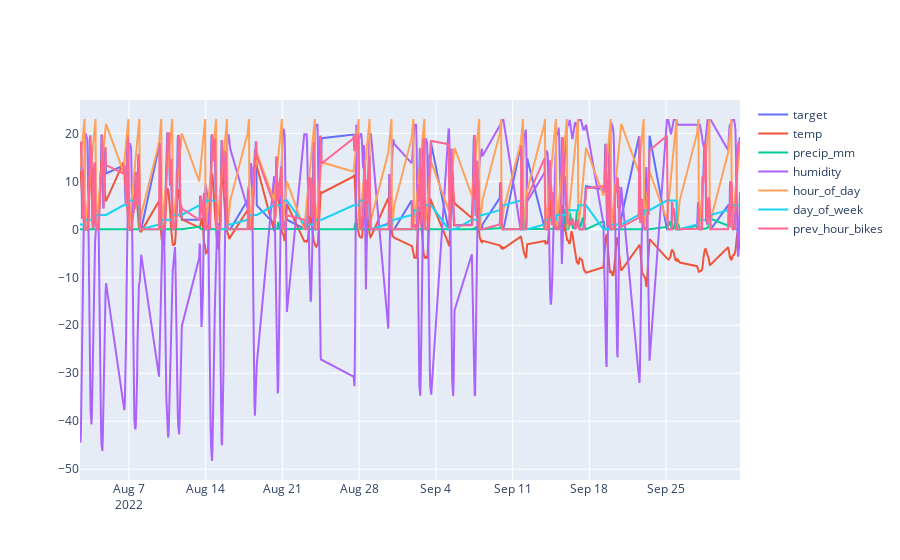

Here is the notebook cell this chart was saved with:
### Code cell
date_time, x, y,y2 = load_bikes(predict_hour=1)

#plot using plotyly
import plotly.graph_objects as go
fig = go.Figure()
fig.add_trace(go.Scatter(x=date_time, y=y,
                    mode='lines',
                    name='target'))
#names     features = np.stack([temp, rain,precip_mm, clouds, weekday, hour_of_day,day_of_week,traffic_volume], axis=-1)
#temp,precip_mm,humidity, hour_of_day,day_of_week,traffic_volume
names = ["temp","precip_mm","humidity","hour_of_day","day_of_week","prev_hour_bikes"]
for i in range(0,x.shape[1]):
    fig.add_trace(go.Scatter(x=date_time, y=x[:,i],
                    mode='lines',
                    name=names[i]))
    


fig.show()


#plot coorelation beetwen target and features using plotly
df = pd.DataFrame(x, columns=names)
df["target"] = y
corr = df.corr()

plt.figure(figsize=(10,10))
sns.heatmap(corr, annot=True, cmap="coolwarm")

print(corr["target"].sort_values(ascending=False))

df2 = pd.DataFrame(x, columns=names)
df2["target"] = y2
corr = df2.corr()

plt.figure(figsize=(10,10))
sns.heatmap(corr, annot=True, cmap="coolwarm")

print(corr["target"].sort_values(ascending=False))

### Figure 1 — Plotly figure (JSON) as saved in the notebook; plotly's stock layout.template omitted (floating-point values rounded to 4 significant figures; data arrays with more than 128 entries replaced by an {"elided": "..."} marker saying what was removed)
{"data": [{"mode": "lines", "name": "target", "type": "scatter", "x": {"elided": "710 str values"}, "y": {"elided": "710 float values"}}, {"mode": "lines", "name": "temp", "type": "scatter", "x": {"elided": "710 str values"}, "y": {"elided": "710 float values"}}, {"mode": "lines", "name": "precip_mm", "type": "scatter", "x": {"elided": "710 str values"}, "y": {"elided": "710 float values"}}, {"mode": "lines", "name": "humidity", "type": "scatter", "x": {"elided": "710 str values"}, "y": {"elided": "710 float values"}}, {"mode": "lines", "name": "hour_of_day", "type": "scatter", "x": {"elided": "710 str values"}, "y": {"elided": "710 int values"}}, {"mode": "lines", "name": "day_of_week", "type": "scatter", "x": {"elided": "710 str values"}, "y": {"elided": "710 int values"}}, {"mode": "lines", "name": "prev_hour_bikes", "type": "scatter", "x": {"elided": "710 str values"}, "y": {"elided": "710 float values"}}], "layout": {}}
